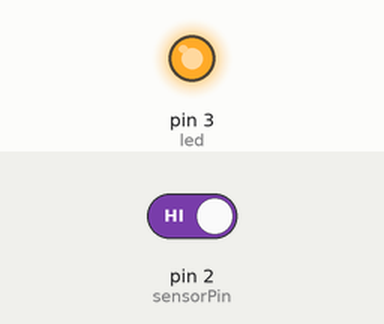
Recording of a sketch running on a simulated Arduino Uno, built with avr-gcc and run on an emulated ATmega328P. Parts: output pins drawn as LEDs (lit = HIGH). The test bench sets the inputs (shaded band); at power-on: pin 2 (sensorPin) HIGH.

Above: at 1.2 s.
1.3 s: pin 2 (sensorPin) driven LOW
At 2.5 s:
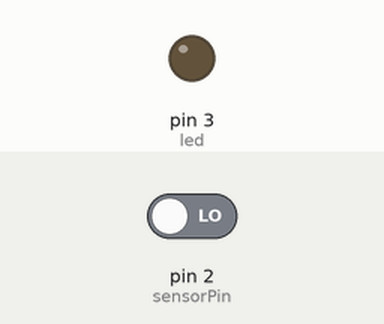
2.8 s: pin 2 (sensorPin) driven HIGH
At 3.9 s:
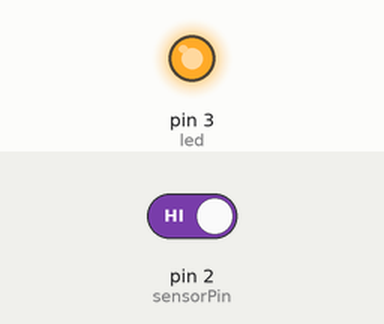
Timing chart, 0 to 5.8 s (numbered marks = the images above; inputs shaded):
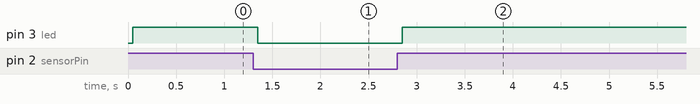

Measured:
- after the input at 1.3 s, pin 3 (led): HIGH → LOW after 0.05 s
- after the input at 2.8 s, pin 3 (led): LOW → HIGH after 0.05 s

The sketch:

SensorTilt.ino
```cpp
const byte sensorPin = 2;
const byte led = 3;

int reading;
byte previous = LOW;

long tempo = 0;

void setup() {
  pinMode(sensorPin, INPUT);
  pinMode(led, OUTPUT);
}

void loop() {
  reading = digitalRead(sensorPin);

  if (reading == previous) {
    tempo = millis();
  }
  if ((millis() - tempo) > 50) {
    digitalWrite(led, reading);
    previous = reading;
  }
}
```
